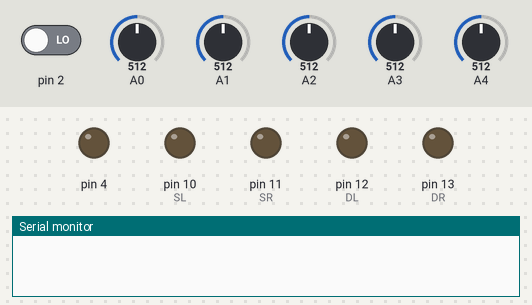
Recording of a sketch running on a simulated Arduino Uno, built with avr-gcc and run on an emulated ATmega328P. Shown: output pins drawn as LEDs (lit = HIGH), the last lines printed to the serial monitor. Inputs (shaded band) come from the test bench; at power-on: A1 = 512, pin 2 LOW, A0 = 512, A2 = 512, A3 = 512, A4 = 512.

Above: at 0.1 s.
At 1.3 s:
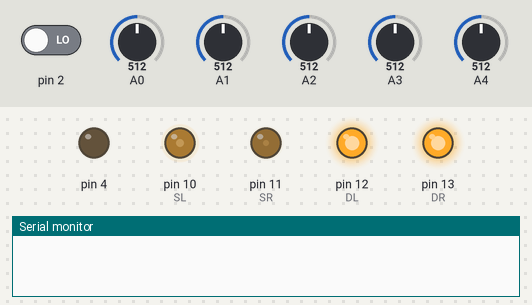
1.4 s: A1 set to 361
2.9 s: A1 set to 344
At 4.2 s:
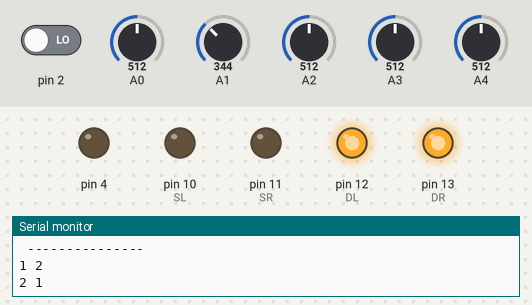
Timing chart, 0 to 5.9 s (numbered marks = the images above; inputs shaded):
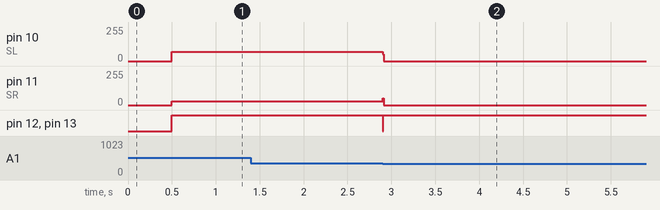

The sketch:

lager_v4.1.0.ino
```cpp
#define SR     11
#define DR     13
#define SL     10
#define DL     12

byte dor[209][2] { // из, в
  {0,0},
  {1,2},
  {2,1},
  {0,0},
  {0,0},
  {0,0},
  {0,0},
  {0,0},
  {0,0},
  {0,0},
  {0,0},
  {0,0},
  {0,0},
  {0,0},
  {0,0},
  {0,0},
  {0,0},
  {0,0},
  {0,0},
  {0,0},
  {0,0},
  {0,0},
  {0,0},
  {0,0},
  {0,0},
  {0,0},
  {0,0},
  {0,0},
  {0,0},
  {0,0},
  {0,0},
  {0,0},
  {0,0},
  {0,0},
  {0,0},
  {0,0},
  {0,0},
  {0,0},
  {0,0},
  {0,0},
  {0,0},
  {0,0},
  {0,0},
  {0,0},
  {0,0},
  {0,0},
  {0,0},
  {0,0},
  {0,0},
  {0,0},
  {0,0},
  {0,0},
  {0,0},
  {0,0},
  {0,0},
  {0,0},
  {0,0},
  {0,0},
  {0,0},
  {0,0},
  {0,0},
  {0,0},
  {0,0},
  {0,0},
  {0,0},
  {0,0},
  {0,0},
  {0,0},
  {0,0},
  {0,0},
  {0,0},
  {0,0},
  {0,0},
  {0,0},
  {0,0},
  {0,0},
  {0,0},
  {0,0},
  {0,0},
  {0,0},
  {0,0},
  {0,0},
  {0,0},
  {0,0},
  {0,0},
  {0,0},
  {0,0},
  {0,0},
  {0,0},
  {0,0},
  {0,0},
  {0,0},
  {0,0},
  {0,0},
  {0,0},
  {0,0},
  {0,0},
  {0,0},
  {0,0},
  {0,0},
  {0,0},
  {0,0},
  {0,0},
  {0,0},
  {0,0},
  {0,0},
  {0,0},
  {0,0},
  {0,0},
  {0,0},
  {0,0},
  {0,0},
  {0,0},
  {0,0},
  {0,0},
  {0,0},
  {0,0},
  {0,0},
  {0,0},
  {0,0},
  {0,0},
  {0,0},
  {0,0},
  {0,0},
  {0,0},
  {0,0},
  {0,0},
  {0,0},
  {0,0},
  {0,0},
  {0,0},
  {0,0},
  {0,0},
  {0,0},
  {0,0},
  {0,0},
  {0,0},
  {0,0},
  {0,0},
  {0,0},
  {0,0},
  {0,0},
  {0,0},
  {0,0},
  {0,0},
  {0,0},
  {0,0},
  {0,0},
  {0,0},
  {0,0},
  {0,0},
  {0,0},
  {0,0},
  {0,0},
  {0,0},
  {0,0},
  {0,0},
  {0,0},
  {0,0},
  {0,0},
  {0,0},
  {0,0},
  {0,0},
  {0,0},
  {0,0},
  {0,0},
  {0,0},
  {0,0},
  {0,0},
  {0,0},
  {0,0},
  {0,0},
  {0,0},
  {0,0},
  {0,0},
  {0,0},
  {0,0},
  {0,0},
  {0,0},
  {0,0},
  {0,0},
  {0,0},
  {0,0},
  {0,0},
  {0,0},
  {0,0},
  {0,0},
  {0,0},
  {0,0},
  {0,0},
  {0,0},
  {0,0},
  {0,0},
  {0,0},
  {0,0},
  {0,0},
  {0,0},
  {0,0},
  {0,0},
  {0,0},
  {0,0},
  {0,0},
  {0,0},
  {0,0},
  {0,0},
  {0,0},
  {0,0},
  {0,0},
  {0,0},
};

char ver[33][4] { // №, x, y, посещена ли
  {0, 0, 0, 0},
  {1, 0, 0, 0}, // обозначили стартовую локацию №1
  {2, 1, 0, 0}, // обозначили вторую (переднюю локацию)
  {0, 0, 0, 0},
  {0, 0, 0, 0},
  {0, 0, 0, 0},
  {0, 0, 0, 0},
  {0, 0, 0, 0},
  {0, 0, 0, 0},
  {0, 0, 0, 0},
  {0, 0, 0, 0},
  {0, 0, 0, 0},
  {0, 0, 0, 0},
  {0, 0, 0, 0},
  {0, 0, 0, 0},
  {0, 0, 0, 0},
  {0, 0, 0, 0},
  {0, 0, 0, 0},
  {0, 0, 0, 0},
  {0, 0, 0, 0},
  {0, 0, 0, 0},
  {0, 0, 0, 0},
  {0, 0, 0, 0},
  {0, 0, 0, 0},
  {0, 0, 0, 0},
  {0, 0, 0, 0},
  {0, 0, 0, 0},
  {0, 0, 0, 0},
  {0, 0, 0, 0},
  {0, 0, 0, 0},
  {0, 0, 0, 0},
  {0, 0, 0, 0},
  {0, 0, 0, 0},
};

float M = 50;
float p = 0;
float A = 0; // какая локация
int   a, b, c, d, e, f, g, h, i, j, x, y, z, in0, in1, in2, in3, in4;
int n = 1;   // направление
long int k = 0;

int a2   = 0;
int myt  = 0;
int newt = 0;
int napr = 1;

void setup() {
  Serial.begin(9600);
  pinMode (13, OUTPUT);
  pinMode (4 , OUTPUT);
  pinMode (DR, OUTPUT);
  pinMode (DL, OUTPUT);
  i = 0;
  //digitalWrite(4, 1); delay(10); digitalWrite(4, 0);
  //zum();
  while (digitalRead(2) == 1) { delay(10); }
  //zum();
  delay(500);
  start();
  //linia();
  //linia(); V(); linia(); R(); linia(); R(); linia();
  //linia(); R();
  //L(); linia(); L(); linia(); R(); linia(); L(); linia(); R();
}

void start() {
  j        = 3;  // общий счетчик точек
  c        = 3;  // счетчик для dor[][]
  x = 0; y = 0;
  napr = 1;
  while (f == 0) {//---------------------------------------------
    linia();      // проехал до локации
    a2 = a;
    /*if (a > 0) {  //учитываем прямые участки пути
      while (a > 0) {
        i = 0;
        if (napr == 1) {
          x++;
          ver[j-1][0] = j;
        }
        if (napr == 2) { y++; }
        if (napr == 3) { x--; }
        if (napr == 4) { y--; }
        a--;
      }
    }*/
    if (napr == 1) { x++; }  // определяем координату
    if (napr == 2) { y++; }
    if (napr == 3) { x--; }
    if (napr == 4) { y--; }
    i = 1;
    myt = 1;
    while (!((ver[myt][1] == x) && (ver[myt][2] == y))) { myt++; } // ищем точку с такой-же координатой
    ver[myt][3] = 1;   // отмечаем, что были в ней
    // определил соседние локации
    Serial.println(A);
    //myt = 1; while ((!((ver[myt][1] == x) && (ver[myt][2] == y))) && (myt < 35)) { myt++; } // определить настоящую координату (myt)
    if (A == 3.1) {
      AL();
    }
    // проверить на "все ли обследованны"
    // определить, куда ехать дальше если !(f == 0) и при надобности повернуть
    f++;
  }
  i = 1;
  while (ver[i][0] > 0) {
    Serial.print((int)ver[i][0]);
    Serial.print(" ");
    Serial.print((int)ver[i][1]);
    Serial.print(" ");
    Serial.print((int)ver[i][2]);
    Serial.print(" ");
    Serial.println((int)ver[i][3]);
    Serial.print(" ");
    i++;
    delay(100);
  }
  Serial.println("---------------");
  i = 1;
  while (dor[i][0] > 0) {
    Serial.print(dor[i][0]);
    Serial.print(" ");
    Serial.println(dor[i][1]);
    i++;
    delay(100);
  }
}

void loop() {
  //process(); test_d2();
  //test_d();
  //test_e();
  //linia();
}

void AL() {
  if (napr == 1) {
        while ((!((ver[newt][1] == x) && (ver[newt][2] == y - 1))) && (newt < 35)) { newt++; } // ищем точку с нужной координатой
        if (newt > 33) { // небыло такой точки раньше
          ver[j][0] = j;
          ver[j][1] = x;
          ver[j][2] = y - 1;
          dor[c][0] = myt;
          dor[c][1] = j;
          c++;
          dor[c][0] = j;
          dor[c][1] = myt;
          c++;
          j++;
        }
        else {         // была такая точка раньше
          dor[c][0] = myt;
          dor[c][1] = newt;
          c++;
          dor[c][0] = newt;
          dor[c][1] = myt;
          c++;
        }
      }
      if (napr == 2) {
        while ((!((ver[newt][1] == x + 1) && (ver[newt][2] == y))) && (newt < 35)) { newt++; } // ищем точку с нужной координатой
        if (newt > 33) { // небыло такой точки раньше
          ver[j][0] = j;
          ver[j][1] = x + 1;
          ver[j][2] = y;
          dor[c][0] = myt;
          dor[c][1] = j;
          c++;
          dor[c][0] = j;
          dor[c][1] = myt;
          c++;
          j++;
        }
        else {         // была такая точка раньше
          dor[c][0] = myt;
          dor[c][1] = newt;
          c++;
          dor[c][0] = newt;
          dor[c][1] = myt;
          c++;
        }
      }
      if (napr == 3) {
        while ((!((ver[newt][1] == x) && (ver[newt][2] == y + 1))) && (newt < 35)) { newt++; } // ищем точку с нужной координатой
        if (newt > 33) { // небыло такой точки раньше
          ver[j][0] = j;
          ver[j][1] = x;
          ver[j][2] = y + 1;
          dor[c][0] = myt;
          dor[c][1] = j;
          c++;
          dor[c][0] = j;
          dor[c][1] = myt;
          c++;
          j++;
        }
        else {         // была такая точка раньше
          dor[c][0] = myt;
          dor[c][1] = newt;
          c++;
          dor[c][0] = newt;
          dor[c][1] = myt;
          c++;
        }
      }
      if (napr == 4) {
        while ((!((ver[newt][1] == x - 1) && (ver[newt][2] == y))) && (newt < 35)) { newt++; } // ищем точку с нужной координатой
        if (newt > 33) { // небыло такой точки раньше
          ver[j][0] = j;
          ver[j][1] = x - 1;
          ver[j][2] = y;
          dor[c][0] = myt;
          dor[c][1] = j;
          c++;
          dor[c][0] = j;
          dor[c][1] = myt;
          c++;
          j++;
        }
        else {         // была такая точка раньше
          dor[c][0] = myt;
          dor[c][1] = newt;
          c++;
          dor[c][0] = newt;
          dor[c][1] = myt;
          c++;
        }
      }
}

void linia() {
  a = 0;
  while ((((analogRead(A1) > 350) && (analogRead(A4) > 350))) && (((analogRead(A2) < 850) || (analogRead(A3) < 850))) && (analogRead(A0) < 800)) {
    e = (map((analogRead(A3)), 729, 985, 0, M) - map((analogRead(A2)), 650, 972, 0, M));
    digitalWrite(DL, 1);
    analogWrite (SL, M - e);
    digitalWrite(DR, 1);
    analogWrite (SR, M + e);
    k++;
    delay(1);
  }
  digitalWrite(DL, 0);
  analogWrite (SL, 50);
  digitalWrite(DR, 0);
  analogWrite (SR, 50);
  delay(10);
  digitalWrite(DL, 1);
  analogWrite (SL, 0);
  digitalWrite(DR, 1);
  analogWrite (SR, 0);
  a = (k + 400)/1000 - 1;
  if (a < 0) { a = 0; }
  //Serial.println("-----------");
  //Serial.println(a);
  k = 0;
  //-------------------------------------------------- проехали по линии до какого-то элемента
  process();
  //test_d2();
}

void process() {
  /*if (analogRead(A1) < 570) { in1 = 1; } else { in1 = 0; }
  if (analogRead(A2) < 750) { in2 = 1; } else { in2 = 0; }
  if (analogRead(A3) < 825) { in3 = 1; } else { in3 = 0; }
  if (analogRead(A4) < 600) { in4 = 1; } else { in4 = 0; }
  if (analogRead(A0) < 725) { in0 = 1; } else { in0 = 0; }*/
  if (analogRead(A1) < 700) { in1 = 1; } else { in1 = 0; }
  if (analogRead(A2) < 800) { in2 = 1; } else { in2 = 0; }
  if (analogRead(A3) < 800) { in3 = 1; } else { in3 = 0; }
  if (analogRead(A4) < 700) { in4 = 1; } else { in4 = 0; }
  if (analogRead(A0) < 800) { in0 = 1; } else { in0 = 0; }
  if ((in1 == 1) && (in2 == 1) && (in3 == 1) && (in4 == 1) && (in0 == 1)) { A = 6;   }
  if ((in1 == 1) && (in2 == 1) && (in3 == 1) && (in4 == 1) && (in0 == 0)) { A = 5;   }
  if ((in1 == 1) && (in2 == 1) && (in3 == 1) && (in4 == 0) && (in0 == 1)) { A = 5.1; }
  if ((in1 == 0) && (in2 == 1) && (in3 == 1) && (in4 == 1) && (in0 == 1)) { A = 5.2; }
  if ((in1 == 0) && (in4 == 0) && (in0 == 0))                             { A = 4;   }
  if ((in1 == 0) && (in2 == 1) && (in3 == 1) && (in4 == 1) && (in0 == 0)) { A = 3.2; }
  if ((in1 == 1) && (in2 == 1) && (in3 == 1) && (in4 == 0) && (in0 == 0)) { A = 3.1; }
  //if ((in1 == 0) && (in2 == 1) && (in3 == 1) && (in4 == 0) && (in0 == 1)) { A = 1;   }
}

void test_d2() {
  Serial.println(A);
  Serial.print(in1);
  Serial.print(" ");
  Serial.print(in2);
  Serial.print(" ");
  Serial.print(in3);
  Serial.print(" ");
  Serial.print(in4);
  Serial.print(" ");
  Serial.println(in0);
  delay(100);
}

void V() {
  digitalWrite(DL, 1);
  analogWrite (SL, 50);
  digitalWrite(DR, 1);
  analogWrite (SR, 50);
  while ((analogRead(A1) < 570) || (analogRead(A3) < 825)) {}
  digitalWrite(DL, 1);
  analogWrite (SL, 0);
  digitalWrite(DR, 1);
  analogWrite (SR, 0);
}

void L() {
  digitalWrite(DL, 1);
  analogWrite (SL, 50);
  digitalWrite(DR, 1);
  analogWrite (SR, 50);
  delay(650);
  digitalWrite(DL, 0);
  analogWrite (SL, 60);
  digitalWrite(DR, 1);
  analogWrite (SR, 60);
  while (analogRead(A0) <= 725) {}
  while (analogRead(A0) >= 725) {}
  digitalWrite(DL, 1);
  analogWrite (SL, 0);
  digitalWrite(DR, 1);
  analogWrite (SR, 0);
}

void R() {
  digitalWrite(DL, 1);
  analogWrite (SL, 50);
  digitalWrite(DR, 1);
  analogWrite (SR, 50);
  delay(650);
  digitalWrite(DL, 1);
  analogWrite (SL, 60);
  digitalWrite(DR, 0);
  analogWrite (SR, 60);
  while (analogRead(A0) <= 725) {}
  while (analogRead(A0) >= 725) {}
  digitalWrite(DL, 1);
  analogWrite (SL, 0);
  digitalWrite(DR, 1);
  analogWrite (SR, 0);
}

void test_d() {
  Serial.print(analogRead(A1));
  Serial.print(" ");
  Serial.print(analogRead(A2));
  Serial.print(" ");
  Serial.print(analogRead(A3));
  Serial.print(" ");
  Serial.print(analogRead(A4));
  Serial.print(" ");
  Serial.println(analogRead(A0));
  delay(100);
}

void test_e() {
  e = (map((analogRead(A3)), 729, 985, 0, 50) - map((analogRead(A2)), 650, 972, 0, 50));
  Serial.println(e);
  delay(100);
}

void zum() {
  digitalWrite(4, 1);
  delay(100);
  digitalWrite(4, 0);
  delay(100);
  digitalWrite(4, 1);
  delay(100);
  digitalWrite(4, 0);
  delay(100);
}
```

Measured:
- the behaviour switches between 351 and 350 on A1 (found by bisection; images 1 and 2)
- after the input at 1.4 s, every drawn part: stays the same
- after the input at 2.9 s, pin 10 (SL): 71/255 → 0/255 at once; pin 11 (SR): 29/255 → 0/255 at once; pin 12 (DL), pin 13 (DR): HIGH → LOW at once, → HIGH 0.01 s later
